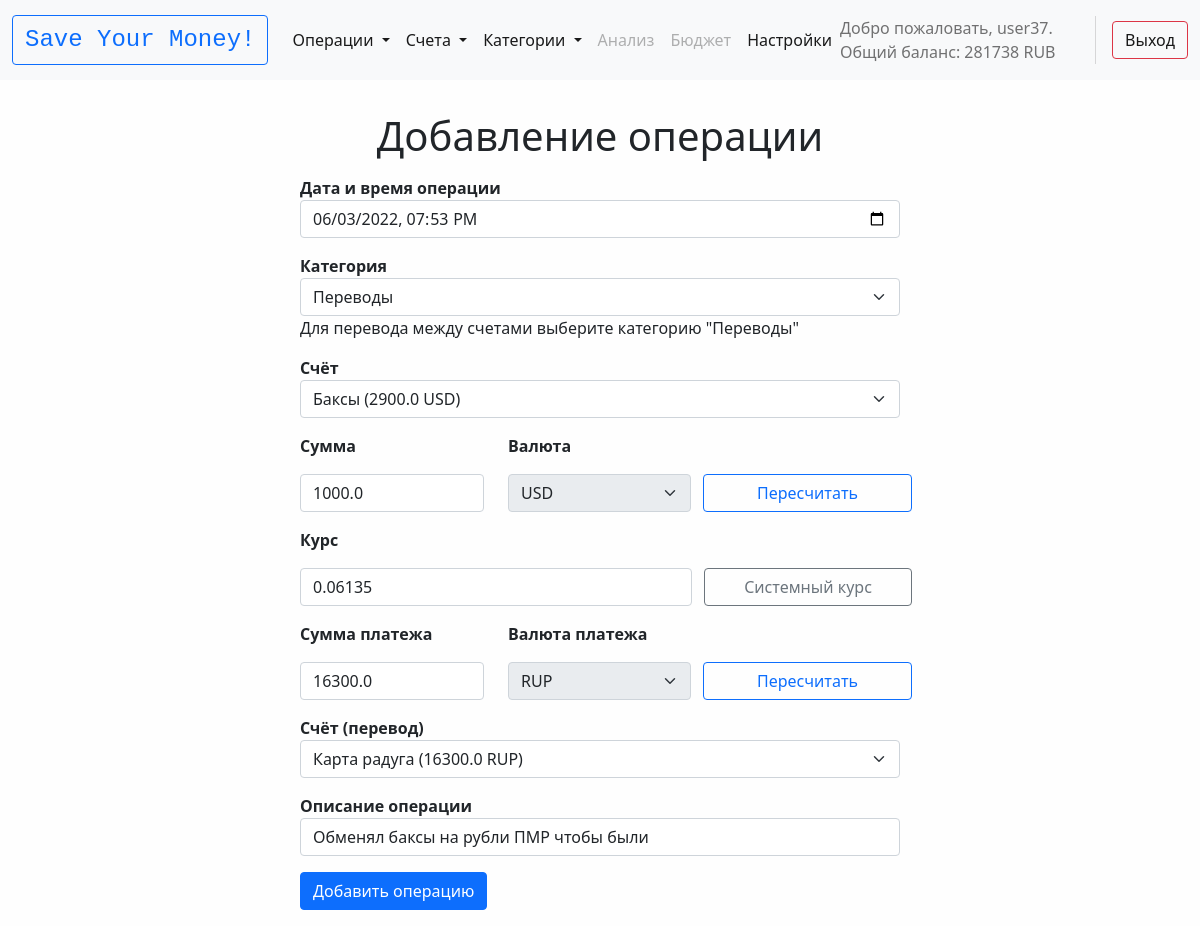
/operations/duplicate/53 (signed in), run on the app's committed database.
### sym_app/models.py (models this page shows, shortened)
class Currency(models.Model):
    name = models.CharField(max_length=20, verbose_name='Валюта')
    exchange_to = models.CharField(max_length=20, verbose_name='Валюта для обмена')
    exchange_rate = models.FloatField(verbose_name='Курс (сколько стоит валюта name в валюте exchange_to)')
    exchange_rate_reverse = models.FloatField(verbose_name='Курс (сколько стоит валюта exchange_to в валюте name)')
    def __str__(self):
        return self.name
    class Meta:
        verbose_name = 'Валюта'
        verbose_name_plural = 'Валюты'
        ordering = ['pk']

class Operation(models.Model):
    user = models.ForeignKey(User, verbose_name='Пользователь', on_delete=models.CASCADE)
    updated_at = models.DateTimeField(verbose_name='Дата и время операции')
    from_wallet = models.ForeignKey('Wallet',
                                    verbose_name='Счёт списания',
                                    on_delete=models.PROTECT,
                                    related_name='from_wallet',
                                    db_column='from_wallet')
    category = models.ForeignKey('Category',
                                 verbose_name='Категория',
                                 on_delete=models.PROTECT,
                                 db_column='category')
    to_wallet = models.ForeignKey('Wallet',
                                  verbose_name='Счёт получения',
                                  on_delete=models.PROTECT,
                                  blank=True,
                                  default=None,
                                  related_name='to_wallet',
                                  null=True,
                                  db_column='to_wallet')
    currency1 = models.ForeignKey('Currency',
                                  verbose_name='Валюта',
                                  on_delete=models.PROTECT,
                                  related_name='currency1')
    amount1 = models.FloatField(verbose_name='Сумма списания')
    exchange_rate = models.FloatField(verbose_name='Курс', default=1, blank=True)
    currency2 = models.ForeignKey('Currency',
                                  verbose_name='Валюта платежа',
                                  on_delete=models.PROTECT,
                                  blank=True,
                                  default=None,
                                  related_name='currency2')
    amount2 = models.FloatField(verbose_name='Сумма платежа')
    description = models.CharField(max_length=150, verbose_name='Описание операции', blank=True)
    class Meta:
        verbose_name = 'Операция'
        verbose_name_plural = 'Операции'
        ordering = ['-updated_at']

### sym_app/decorators.py (the view)
        def wrapper(*args, **kwargs):
            request = args[0]
            pk = kwargs['pk']
            if model.objects.filter(pk=pk, user=request.user).count() == 0:
                messages.error(request, 'У вас нет прав доступа!')
                return redirect(redirect_page)
            return func(*args, **kwargs)

### sym_app/forms.py (called while the page is built)
    @staticmethod
    def initial_fields(fields: dict):
        dt_with_tz = fields['updated_at'].astimezone(tz=pytz.timezone(TIME_ZONE))
        initial = {'updated_at': dt_with_tz.strftime('%Y-%m-%dT%H:%M'),
                   'from_wallet': fields['from_wallet_id'],
                   'category': fields['category_id'],
                   'to_wallet': fields['to_wallet_id'],
                   'currency1': fields['currency1_id'],
                   'amount1': fields['amount1'],
                   'currency2': fields['currency2_id'],
                   'amount2': fields['amount2'],
                   'description': fields['description'],
                   }
        return initial

### sym_app/models.py (called while the page is built)
    def __str__(self):
        return f'{self.name} ({round(self.balance, 2)} {self.currency})'

    def get_absolute_url(self):
        return reverse('wallet_detail', kwargs={'pk': self.pk})

    def __str__(self):
        return self.name

### sym_app/utils/utils.py (called while the page is built)
def universal_context(request):
    wallets = Wallet.objects.filter(user=request.user).select_related('currency')
    optional_name = Profile.objects.get(user=request.user).name
    main_currency = Profile.objects.get(user=request.user).main_currency
    overall_balance = 0
    for item in list(wallets.values('balance', 'currency')):
        overall_balance += exchanger(item['currency'], main_currency.pk, item['balance'])
    context = {
        'optional_name': optional_name,
        'wallets': wallets,
        'main_currency': main_currency,
        'overall_balance': round(overall_balance),
    }
    return context

def load_exchange_rates_pks():
    with open('exchange_rates_pks.json', 'r') as file:
        exchange_rates_pks = file.read()
    return exchange_rates_pks

def load_wallets_currencies(request):
    wallets_currency_dict = {wallet.pk: wallet.currency.pk
                             for wallet in Wallet.objects.filter(user=request.user).select_related('currency')}
    return wallets_currency_dict

def exchanger(curr1_pk, curr2_pk, amount):
    if curr1_pk == curr2_pk:
        return amount
    rates = json.loads(load_exchange_rates_pks())
    curr1_pk = str(curr1_pk)
    curr2_pk = str(curr2_pk)
    result = amount / rates[curr1_pk][curr2_pk]
    return result

### sym_app/templates/sym_app/operation_duplicate.html (shortened to what this page needs)
{% extends 'base.html' %}
{% block content %}
<p>
<h1>{{ title }}</h1>
</p>
<form action="{% url 'operation_duplicate' operation.pk %}" method="post" class="text-start" style="max-width:600px;">
    <p>
        <b>{{ form.updated_at.label }}</b>
        {{ form.updated_at }}
    </p>
    <p>
        <b>{{ form.category.label }}</b>
        {{ form.category }}
        {{ form.category.help_text }}
    </p>
    <p>
        <b>{{ form.from_wallet.label }}</b>
        {{ form.from_wallet }}
    </p>
    <div class="row">
        <div class="col-4">
            <p>
                <b>{{ form.amount1.label }}</b>
                <div>{{ form.amount1 }}</div>
            </p>
        </div>
        <div class="col-8">
            <p>
                <b>{{ form.currency1.label }}</b>
                <div class="row">
                    <div class="col">
                    {{ form.currency1 }}
                    </div>
                    <button type="button" class="col btn btn-outline-primary" name="up" id="btn_up" onclick="exchanger(this)">Пересчитать</button>
                </div>
            </p>
        </div>
    </div>
    <p>
        <b>{{ form.exchange_rate.label }}</b>
        <div class="row">
            <div class="col-8">
                {{ form.exchange_rate }}
            </div>
                <button type="button" class="col-4 btn btn-outline-secondary" onclick="rates()">Системный курс</button>
        </div>
    </p>
    <div class="row">
        <div class="col-4">
            <p>
                <b>{{ form.amount2.label }}</b>
                <div>{{ form.amount2 }}</div>
            </p>
        </div>
        <div class="col-8">
            <p>
                <b>{{ form.currency2.label }}</b>
                <div class="row">
                    <div class="col">
                        {{ form.currency2 }}
                    </div>
                    <button type="button" class="col btn btn-outline-primary" name="down" id="btn_down" onclick="exchanger(this)">Пересчитать</button>
                </div>
            </p>
        </div>
    </div>
    <p id="to_wallet">
        <b>{{ form.to_wallet.label }}</b>
        {{ form.to_wallet }}
    </p>
    <p>
        <b>{{ form.description.label }}</b>
        {{ form.description }}
    </p>
    <p>
        <button type="submit" class="btn btn-primary btn-block" onclick="enable_all_fields()">Добавить операцию</button>
    </p>
</form>
{% endblock %}

### templates/inc/_nav.html (shortened to what this page needs)
<nav class="navbar navbar-expand-lg navbar-light bg-light">
    <div class="container-fluid">
        <a class="navbar-brand" href="{% url 'home' %}">
            <div class="btn btn-outline-primary">
                <div class="font-monospace fs-4">
                    Save Your Money!
                </div>
            </div>
        </a>
        <div class="collapse navbar-collapse" id="navbarSupportedContent">
            <ul class="navbar-nav me-auto mb-2 mb-lg-0">
                <li class="nav-item dropdown">
                    <a class="nav-link active dropdown-toggle" href="#" id="navbarDropdown" role="button" data-bs-toggle="dropdown" aria-expanded="false">
                        Операции
                    </a>
                </li>
                <li class="nav-item dropdown">
                    <a class="nav-link active dropdown-toggle" href="#" id="navbarDropdown" role="button" data-bs-toggle="dropdown" aria-expanded="false">
                        Счета
                    </a>
                </li>
                <li class="nav-item dropdown">
                    <a class="nav-link active dropdown-toggle" href="#" id="navbarDropdown" role="button" data-bs-toggle="dropdown" aria-expanded="false">
                        Категории
                    </a>
                </li>
                <li class="nav-item"><a class="nav-link disabled" aria-current="page" href="#">Анализ</a></li>
                <li class="nav-item"><a class="nav-link disabled" aria-current="page" href="#">Бюджет</a></li>
                <li class="nav-item"><a class="nav-link active" aria-current="page" href="{% url 'settings' %}">Настройки</a></li>
            </ul>
            <span class="navbar-text">
            {% if request.user.is_authenticated %}
                <div class="hstack gap-3">
                    {% if optional_name %}
                        <div class="fs-6">Добро пожаловать, {{ optional_name }}. Общий баланс: {{ overall_balance }} {{ main_currency.name }}</div>
                    {% else %}
                        <div class="fs-6">Добро пожаловать, {{ user.username }}. Общий баланс: {{ overall_balance }} {{ main_currency.name }}</div>
                    {% endif %}
                    <a href="{% url 'logout' %}" class="btn btn-outline-danger">Выход</a>
                </div>
            {% else %}
                <div class="hstack gap-3">
                    <a href="{% url 'register' %}" class="btn btn-outline-success">Регистрация</a>
                    <div class="vr"></div>
                    <a href="{% url 'login' %}" class="btn btn-outline-secondary">Вход</a>
                </div>
            {% endif %}
            </span>
        </div>
    </div>
</nav>

### templates/base.html (style rules this page uses)
body { background-color: #fefefe; }

### data on the page
Currency: name "RUB"
Operation: updated_at "06/03/2022 19:53", category "Переводы", from_wallet "Баксы (2900.0 USD)", amount1 "1000.0", currency1 "USD", exchange_rate "0.06135", amount2 "16300.0", currency2 "RUP", to_wallet "Карта радуга (16300.0 RUP)", description "Обменял баксы на рубли ПМР чтобы были"

### other printed values
{{ user.username }} "user37"
{{ overall_balance }} "281738"
{{ title }} "Добавление операции"
